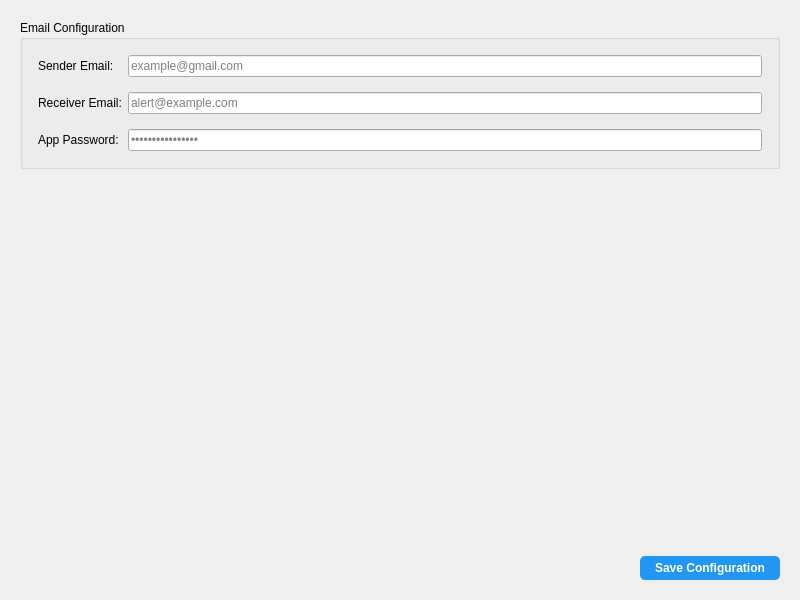
<?xml version='1.0' encoding='utf-8'?>
<ui version="4.0">
 <class>tab_setting</class>
 <widget class="QWidget" name="tab_setting">
  <property name="geometry">
   <rect>
    <x>0</x>
    <y>0</y>
    <width>800</width>
    <height>600</height>
   </rect>
  </property>
  <property name="windowTitle">
   <string>Settings</string>
  </property>
  <layout class="QVBoxLayout" name="verticalLayout">
   <property name="spacing">
    <number>20</number>
   </property>
   <property name="leftMargin">
    <number>20</number>
   </property>
   <property name="topMargin">
    <number>20</number>
   </property>
   <property name="rightMargin">
    <number>20</number>
   </property>
   <property name="bottomMargin">
    <number>20</number>
   </property>
   <item>
    <widget class="QGroupBox" name="groupBoxEmail">
     <property name="title">
      <string>Email Configuration</string>
     </property>
     <layout class="QFormLayout" name="formLayout">
      <property name="verticalSpacing">
       <number>15</number>
      </property>
      <property name="leftMargin">
       <number>15</number>
      </property>
      <property name="topMargin">
       <number>15</number>
      </property>
      <property name="rightMargin">
       <number>15</number>
      </property>
      <property name="bottomMargin">
       <number>15</number>
      </property>
      <item row="0" column="0">
       <widget class="QLabel" name="labelSender">
        <property name="text">
         <string>Sender Email:</string>
        </property>
       </widget>
      </item>
      <item row="0" column="1">
       <widget class="QLineEdit" name="lineEditSender">
        <property name="placeholderText">
         <string>example@gmail.com</string>
        </property>
       </widget>
      </item>
      <item row="1" column="0">
       <widget class="QLabel" name="labelReceiver">
        <property name="text">
         <string>Receiver Email:</string>
        </property>
       </widget>
      </item>
      <item row="1" column="1">
       <widget class="QLineEdit" name="lineEditReceiver">
        <property name="placeholderText">
         <string>alert@example.com</string>
        </property>
       </widget>
      </item>
      <item row="2" column="0">
       <widget class="QLabel" name="labelPassword">
        <property name="text">
         <string>App Password:</string>
        </property>
       </widget>
      </item>
      <item row="2" column="1">
       <widget class="QLineEdit" name="lineEditPassword">
        <property name="echoMode">
         <enum>QLineEdit::Password</enum>
        </property>
        <property name="placeholderText">
         <string>••••••••••••••••</string>
        </property>
       </widget>
      </item>
     </layout>
    </widget>
   </item>
   <item>
    <spacer name="verticalSpacer">
     <property name="orientation">
      <enum>Qt::Vertical</enum>
     </property>
     <property name="sizeHint" stdset="0">
      <size>
       <width>20</width>
       <height>40</height>
      </size>
     </property>
    </spacer>
   </item>
   <item>
    <layout class="QHBoxLayout" name="horizontalLayout">
     <item>
      <spacer name="horizontalSpacer">
       <property name="orientation">
        <enum>Qt::Horizontal</enum>
       </property>
       <property name="sizeHint" stdset="0">
        <size>
         <width>40</width>
         <height>20</height>
        </size>
       </property>
      </spacer>
     </item>
     <item>
      <widget class="QPushButton" name="btnSaveSettings">
       <property name="text">
        <string>Save Configuration</string>
       </property>
       <property name="minimumHeight">
        <number>35</number>
       </property>
       <property name="styleSheet">
        <string notr="true">
         QPushButton {
          background-color: #2196F3;
          color: white;
          border-radius: 5px;
          padding: 5px 15px;
          font-weight: bold;
         }
         QPushButton:hover {
          background-color: #1976D2;
         }
        </string>
       </property>
      </widget>
     </item>
    </layout>
   </item>
  </layout>
 </widget>
 <resources/>
 <connections/>
</ui>
